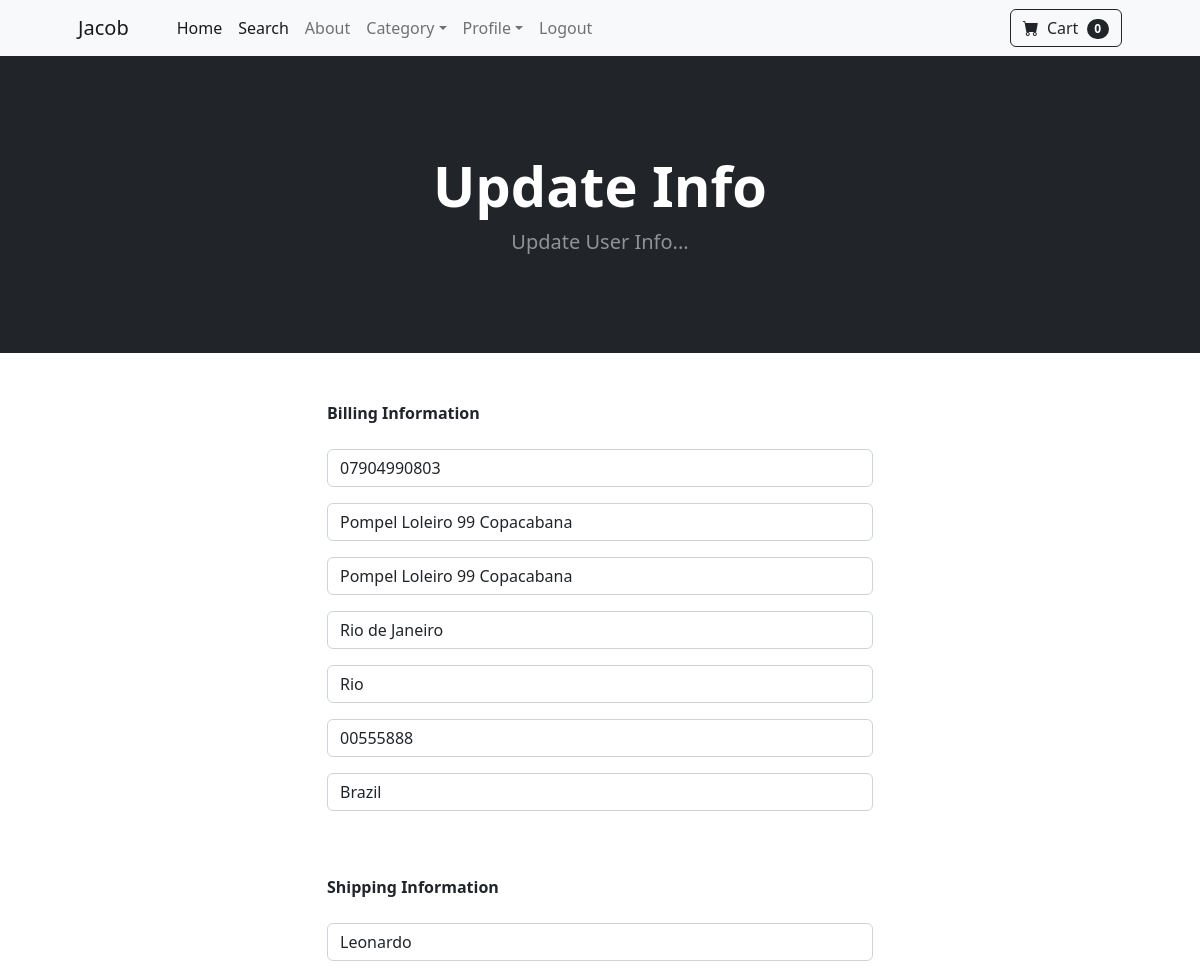
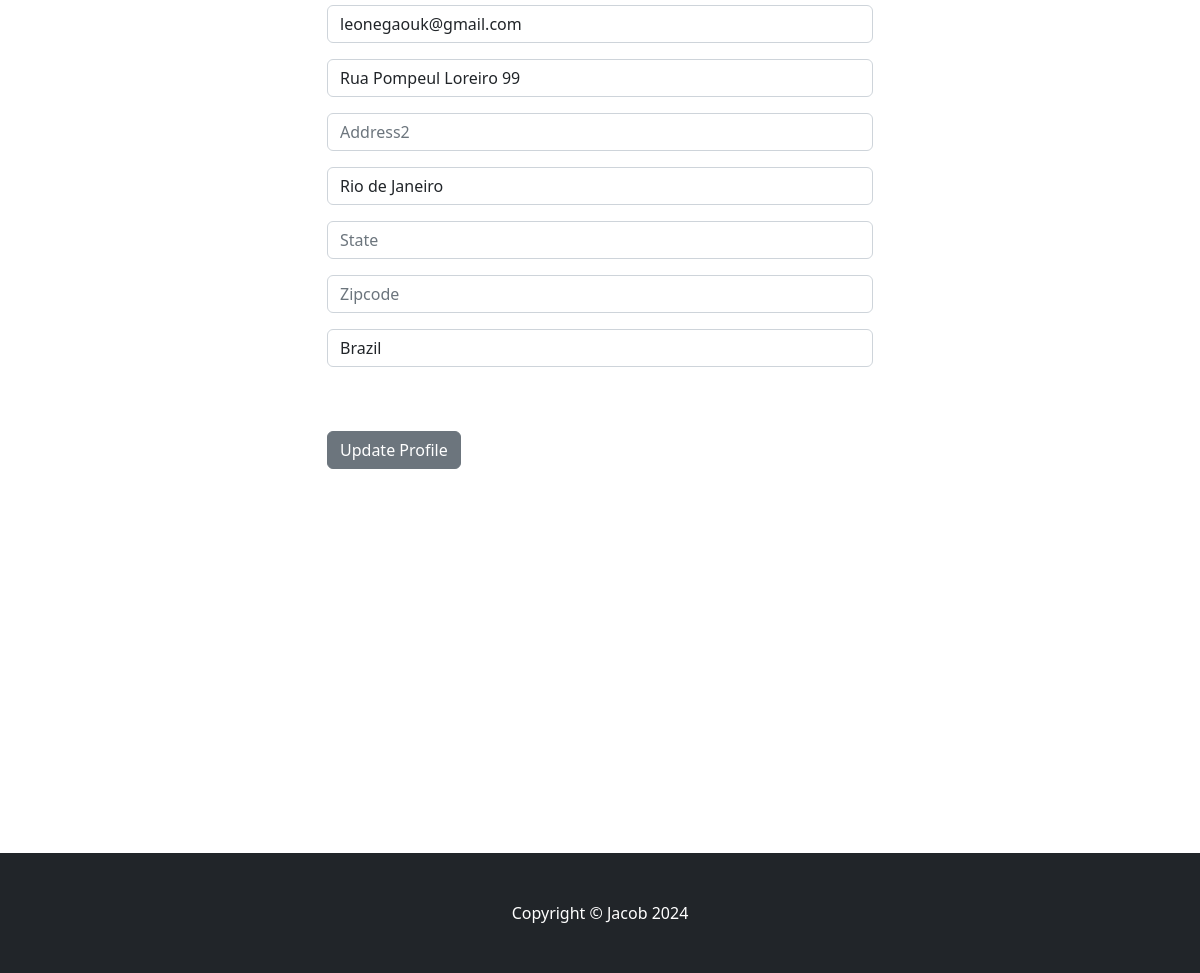
/update_info/ (signed in), run on the app's committed database (2 pictures, top to bottom).
### store/models.py (models this page shows, shortened)
class Profile(models.Model):
	user = models.OneToOneField(User, on_delete=models.CASCADE)
	date_modified = models.DateTimeField(User, auto_now=True)
	phone = models.CharField(max_length=20, blank=True)
	address1 = models.CharField(max_length=200, blank=True)
	address2 = models.CharField(max_length=200, blank=True)
	city = models.CharField(max_length=200, blank=True)
	state = models.CharField(max_length=200, blank=True)
	zipcode = models.CharField(max_length=200, blank=True)
	country = models.CharField(max_length=200, blank=True)
	old_cart = models.CharField(max_length=200, blank=True, null=True)

### payment/models.py (models this page shows, shortened)
class ShippingAddress(models.Model):
	user = models.ForeignKey(User, on_delete=models.CASCADE, null=True, blank=True)
	shipping_full_name = models.CharField(max_length=255)
	shipping_email = models.CharField(max_length=255)
	shipping_address1 = models.CharField(max_length=255)
	shipping_address2 = models.CharField(max_length=255, null=True, blank=True)
	shipping_city = models.CharField(max_length=255)
	shipping_state = models.CharField(max_length=255, null=True, blank=True)
	shipping_zipcode = models.CharField(max_length=255, null=True, blank=True)
	shipping_country = models.CharField(max_length=255)
	class Meta:
		verbose_name_plural = "Shipping Address"

### store/views.py (the view)
# urls.py: path('update_info/', views.update_info, name='update_info'),
def update_info(request):
	if request.user.is_authenticated:
		current_user = Profile.objects.get(user__id=request.user.id)
		shipping_user = ShippingAddress.objects.get(user__id=request.user.id)
		form = UserInfoForm(request.POST or None, instance=current_user)
		shipping_form = ShippingForm(request.POST or None, instance=shipping_user)
		if form.is_valid() or  shipping_form.is_valid():
			form.save()
			shipping_form.save()
			messages.success(request, "Your Info Has Been Updated!!")
			return redirect('home')
		return render(request, "update_info.html", {'form':form, 'shipping_form':shipping_form})
	else:
		messages.success(request, "You Must Be Logged In To Access That Page!!")
		return redirect('home')

### store/forms.py
class UserInfoForm(forms.ModelForm):
	phone = forms.CharField(label="", widget=forms.TextInput(attrs={'class':'form-control', 'placeholder':'Phone'}), required=False)
	address1 = forms.CharField(label="", widget=forms.TextInput(attrs={'class':'form-control', 'placeholder':'Address 1'}), required=False)
	address2 = forms.CharField(label="", widget=forms.TextInput(attrs={'class':'form-control', 'placeholder':'Address 2'}), required=False)
	city = forms.CharField(label="", widget=forms.TextInput(attrs={'class':'form-control', 'placeholder':'City'}), required=False)
	state = forms.CharField(label="", widget=forms.TextInput(attrs={'class':'form-control', 'placeholder':'State'}), required=False)
	zipcode = forms.CharField(label="", widget=forms.TextInput(attrs={'class':'form-control', 'placeholder':'Zipcode'}), required=False)
	country = forms.CharField(label="", widget=forms.TextInput(attrs={'class':'form-control', 'placeholder':'Country'}), required=False)
	class Meta:
		model = Profile
		fields = ('phone', 'address1', 'address2', 'city', 'state', 'zipcode', 'country', )

### cart/cart.py (called while the page is built)
    def __len__(self):
        return len(self.cart)

### cart/context_processors.py (called while the page is built)
def cart(request):
    return {'cart': Cart(request)}

### store/templates/update_info.html (shortened to what this page needs)
{% extends 'base.html' %}
{% block content %}
        <header class="bg-dark py-5">
            <div class="container px-4 px-lg-5 my-5">
                <div class="text-center text-white">
                    <h1 class="display-4 fw-bolder">Update Info</h1>
                    <p class="lead fw-normal text-white-50 mb-0">Update User Info...</p>
                </div>
            </div>
        </header>
        <div class="container">
        	<div class="row">
        			<div class="col-md-6 offset-md-3">
        				<br/><br/>
                    <strong>Billing Information</strong>
                    <br/><br/>
<form method="POST" action="{% url 'update_info' %}">
    {{ form.as_p }}
    <br/><br/>
    <strong>Shipping Information</strong>
    <br/><br/>
    {{ shipping_form.as_p }}
    <br/><br/>
    <button type="submit" class="btn btn-secondary">
      Update Profile
    </button>
</form>
<br/><br/>
<br/><br/>
<br/><br/>
<br/><br/>
<br/><br/>
<br/><br/>
<br/><br/>
<br/><br/>
        			</div>
        	</div>
        </div>
{% endblock %}

### data on the page
Profile: phone "07904990803", address1 "Pompel Loleiro 99 Copacabana", address2 "Pompel Loleiro 99 Copacabana", city "Rio de Janeiro", state "Rio", zipcode "00555888", country "Brazil"
ShippingAddress: shipping_full_name "Leonardo", shipping_email "leonegaouk@gmail.com", shipping_address1 "Rua Pompeul Loreiro 99", shipping_city "Rio de Janeiro", shipping_country "Brazil"

### other printed values
{{ cart| length }} "0"
